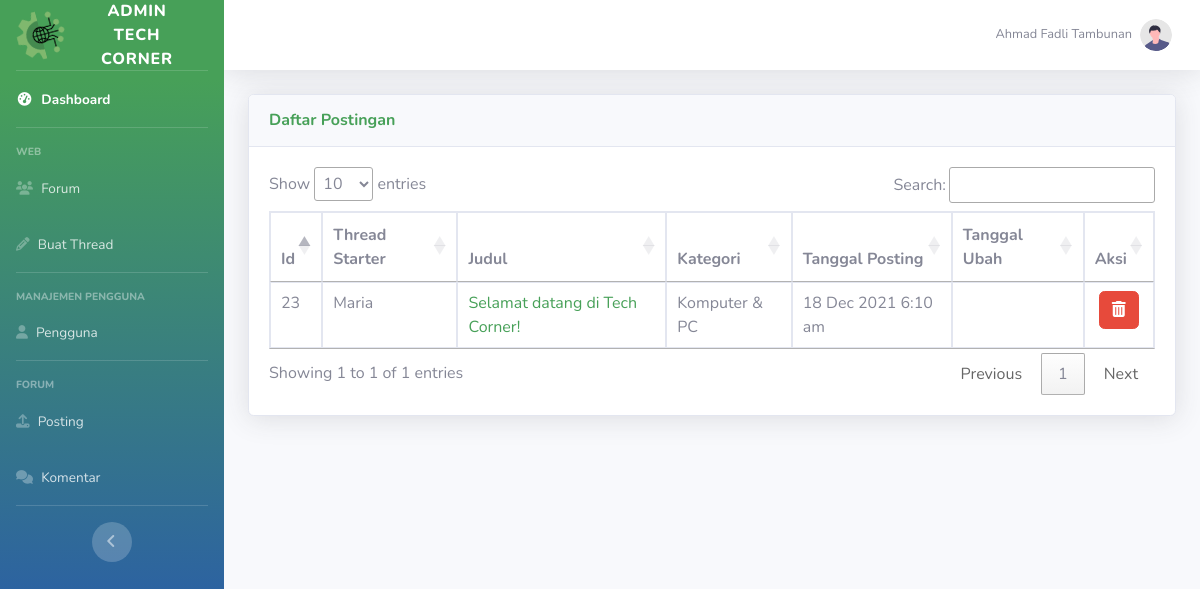
/admin/posting.php (signed in), run on an earlier commit of the app's database.
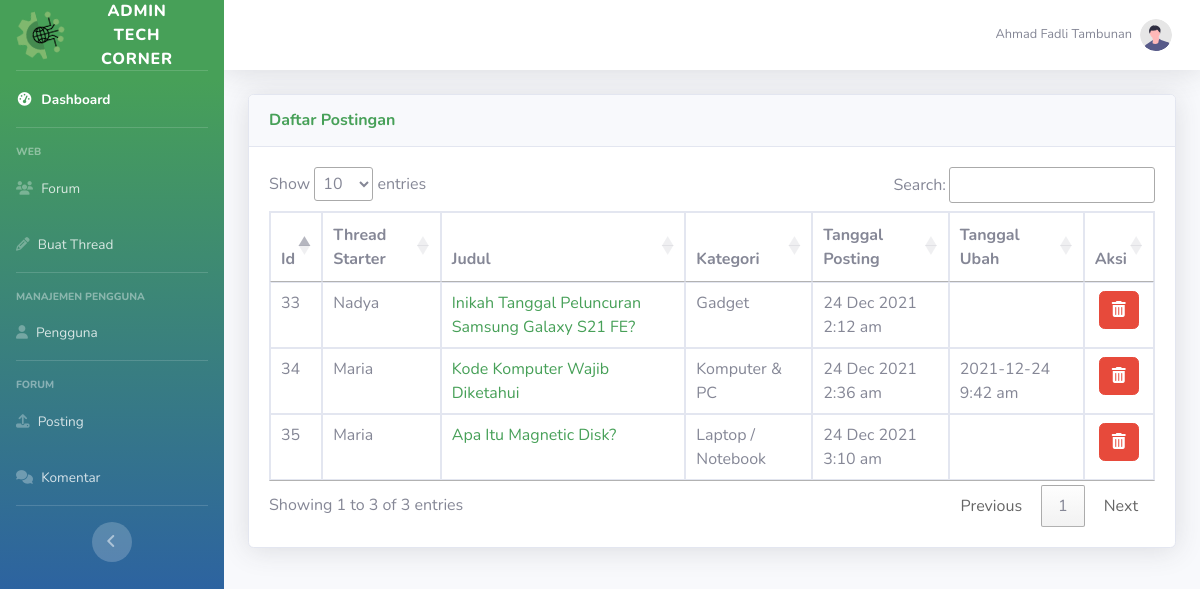
And on a later commit of the database.
### tables this page shows
CREATE TABLE `posting` (
  `id_thread` int(50) NOT NULL,
  `user_id` int(50) NOT NULL,
  `judul` varchar(200) NOT NULL,
  `konten` text NOT NULL,
  `kategori` varchar(50) NOT NULL,
  `thumb` varchar(50) NOT NULL,
  `tanggal_posting` timestamp NOT NULL DEFAULT current_timestamp(),
  `diubah` varchar(20) DEFAULT NULL
);

CREATE TABLE `users` (
  `id_user` int(11) NOT NULL,
  `username` varchar(50) NOT NULL,
  `email` varchar(100) NOT NULL,
  `password` varchar(100) NOT NULL,
  `name` varchar(100) NOT NULL,
  `foto` varchar(50) NOT NULL,
  `level` varchar(20) NOT NULL,
  `vkey` varchar(200) NOT NULL,
  `verified` enum('0','1') NOT NULL DEFAULT '0' COMMENT '0 = not verified\r\n1 = verified\r\n',
  `created_at` timestamp(6) NOT NULL DEFAULT current_timestamp(6)
);

### admin/posting.php (the view, shortened to what this page needs)
<?php
include ("layout/header.php");
include("../forum/funct/function.php");
?>
<div class="container-fluid">
    <div class="row">
        <div class="col-xl-12 col-lg-12">
            <div class="card shadow mb-4">
                <div
                    class="card-header py-3 d-flex flex-row align-items-center justify-content-between">
                    <h6 class="m-0 font-weight-bold text-primary">Daftar Postingan</h6>
                </div>
                <div class="card-body">
                <?php
                    $query = "SELECT * FROM posting";
                    $result= mysqli_query($conn, $query);
                    ?>
                    <div class="table-responsive">
                        <table class = 'table table-bordered' id="adminTable">
                            <thead>
                                <tr>
                                    <th>Id</th>
                                    <th>Thread Starter</th>
                                    <th>Judul</th>
                                    <th>Kategori</th>
                                    <th>Tanggal Posting</th>
                                    <th>Tanggal Ubah</th>
                                    <th>Aksi</th>
                                </tr>
                            </thead>
                            <tbody>
                    <?php
                    foreach ($result as $data) {
                    ?>
                               <tr>
                                    <td><?= $data['id_thread']; ?></td>
                                    <?php
                                        $resUname = mysqli_query($conn, "SELECT username FROM users WHERE id_user = ".$data['user_id']." LIMIT 1;" );
                                        $dataUname = mysqli_fetch_assoc($resUname);
                                    ?>
                                    <td><?= $dataUname['username']; ?></t>
                                    <td><a href="../forum/view.php?thread=<?= $data['id_thread']; ?>"><?= $data['judul']; ?></a></td>
                                    <td><?= $data['kategori']; ?></td>
                                    <td><?= date('d M Y g:i a', strtotime($data['tanggal_posting'])); ?></td>
                                    <td><?= $data['diubah']; ?></td>
                                    <td >
                                        <div class="text-center">
                                        <form method="POST" onsubmit="return confirm ('Anda Yakin Mau Menghapus Data?')">
                                                <button type='submit' name='btndel' class='btn btn-danger'><i class="fa fa-trash"></i></button>
                                        </div>
                                    </td>
                                </tr>
                    <?php } ?>
                            </tbody>
                        </table>
                    </div>
            </div>
        </div>
    </div>
</div>
<?php
include ("layout/footer.php");
?>

What changed in the data, as far as the page shows it:
removed posting: id_thread "23", user.username "Maria", judul "Selamat datang di Tech Corner!", kategori "Komputer & PC", tanggal_posting "18 Dec 2021 6:10 am"
added posting: id_thread "33", user.username "Nadya", judul "Inikah Tanggal Peluncuran Samsung Galaxy S21 FE?", kategori "Gadget", tanggal_posting "24 Dec 2021 2:12 am"
added posting: id_thread "34", user.username "Maria", judul "Kode Komputer Wajib Diketahui", kategori "Komputer & PC", tanggal_posting "24 Dec 2021 2:36 am", diubah "2021-12-24 9:42 am"
added posting: id_thread "35", user.username "Maria", judul "Apa Itu Magnetic Disk?", kategori "Laptop / Notebook", tanggal_posting "24 Dec 2021 3:10 am"
Also different on the page:
text written by a page script: "Show entries Search: Showing 1 to 1 of 1 entries Previous 1 Next" → "Show entries Search: Showing 1 to 3 of 3 entries Previous 1 Next"
